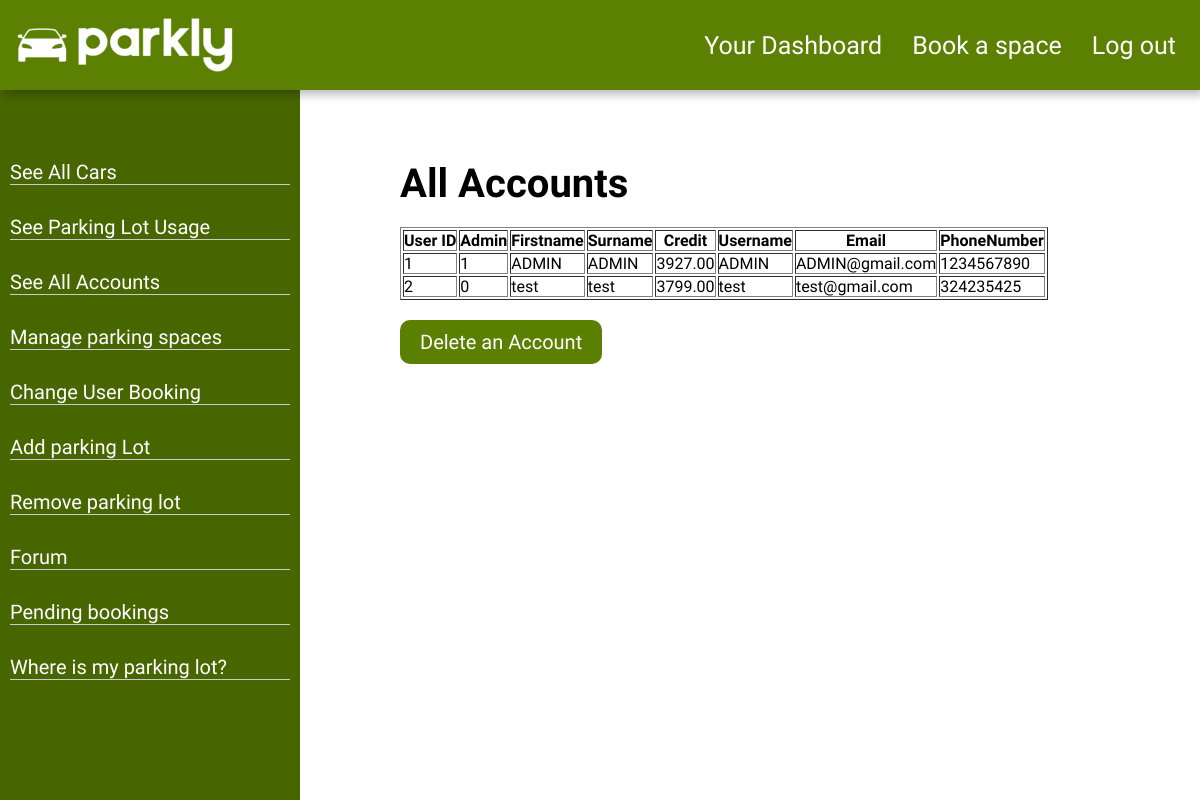
The page /displayAllAccounts.php (signed in) on the database its author committed.
### tables this page shows
CREATE TABLE `account` (
                           `UserID` int(11) NOT NULL,
                           `IsAdmin` tinyint(1) NOT NULL DEFAULT 0,
                           `Firstname` varchar(40) NOT NULL,
                           `Surname` varchar(40) NOT NULL,
                           `Credit` decimal(10,2) NOT NULL DEFAULT 0.00,
                           `Username` varchar(50) NOT NULL,
                           `UserPassword` varchar(255) NOT NULL,
                           `Email` varchar(50) NOT NULL,
                           `PhoneNumber` varchar(20) NOT NULL,
                           `reset_token_hash` varchar(64) DEFAULT NULL,
                           `reset_token_expires_at` datetime DEFAULT NULL,
                           `account_activation_hash` varchar(64) DEFAULT NULL
);

### displayAllAccounts.php (the view, shortened to what this page needs)
<?php
include('partial/header.php');
include('sidebar.php');
function getAccounts($mysqli) {
    $query = "SELECT * FROM account";
    return $mysqli->query($query);
}
$accounts = getAccounts($mysqli);
?>
<body>
<div class="box_dash_other">
    <h1 class="h1">All Accounts</h1>
    <?php if ($accounts && $accounts->num_rows > 0): ?>
        <table class="table_acc" border="1">
            <tr>
                <th>User ID</th>
                <th>Admin</th>
                <th>Firstname</th>
                <th>Surname</th>
                <th>Credit</th>
                <th>Username</th>
                <th>Email</th>
                <th>PhoneNumber</th>
            </tr>
            <?php while ($row = $accounts->fetch_assoc()): ?>
                <tr>
                    <td><?= htmlspecialchars($row['UserID']) ?></td>
                    <td><?= htmlspecialchars($row['IsAdmin']) ?></td>
                    <td><?= htmlspecialchars($row['Firstname']) ?></td>
                    <td><?= htmlspecialchars($row['Surname']) ?></td>
                    <td><?= htmlspecialchars($row['Credit']) ?></td>
                    <td><?= htmlspecialchars($row['Username']) ?></td>
                    <td><?= htmlspecialchars($row['Email']) ?></td>
                    <td><?= htmlspecialchars($row['PhoneNumber']) ?></td>
                </tr>
            <?php endwhile; ?>
        </table>
    <?php else: ?>
        <p class="text">No Accounts Found.</p>
    <?php endif; ?>
    <a id="acc_btn" class = "button" href="deleteDriver.php"> Delete an Account</a>
</div>
</body>

### css/style.css (style rules this page uses)
* { margin: 0; padding: 0; font-family: "Josefin Sans", sans-serif; box-sizing: border-box; text-decoration: none; }
h1 { font-size: 40px; padding-top: 20px; }
.h1 { font-size: 40px; padding-top: 20px; padding-bottom: 20px; }
#acc_btn { margin-right: 490px; border-radius: 10px; margin-top: 20px; }
.box_dash_other { padding-top: 50px; padding-bottom: 50px; margin-left: 400px; width: 700px; }
.button { padding: 10px 20px; font-size: 20px; border: none; border-radius: 30px; background-color: #5b7f01; color: white; text-decoration: none; cursor: pointer; display: inline-block; margin: auto; }

### rows shown on the page
account: UserID "1", IsAdmin "1", Firstname "ADMIN", Surname "ADMIN", Credit "3927.00", Username "ADMIN", Email "ADMIN@gmail.com", PhoneNumber "1234567890"
account: UserID "2", IsAdmin "0", Firstname "test", Surname "test", Credit "3799.00", Username "test", Email "test@gmail.com", PhoneNumber "324235425"
